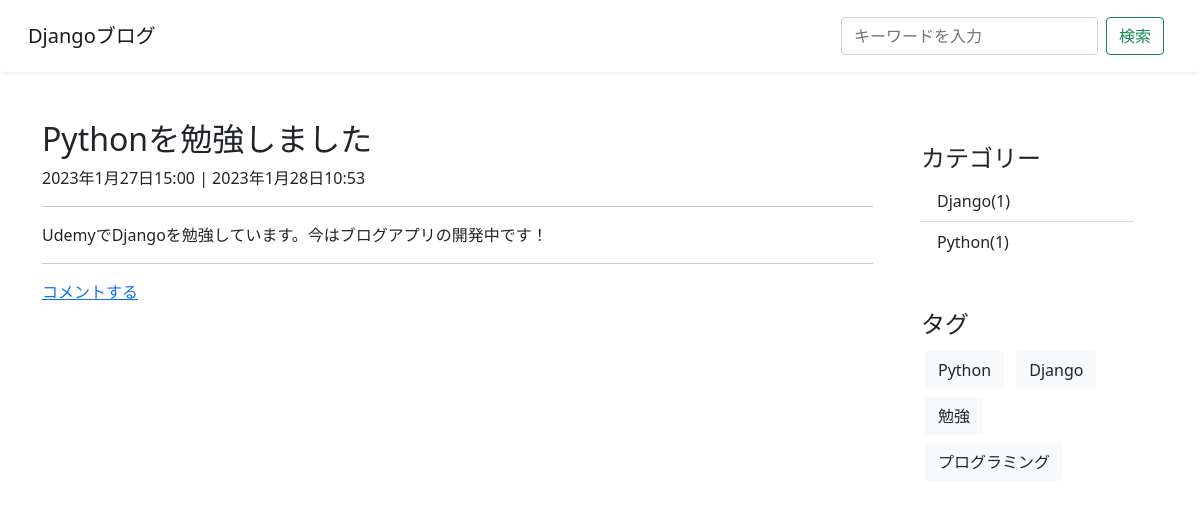
/post/1, run on the app's committed database.
### blog/models.py (models this page shows, shortened)
class Post(models.Model):
    title = models.CharField(verbose_name="タイトル", max_length=200)
    content = models.TextField(verbose_name="本文")
    image = models.ImageField(verbose_name="画像", upload_to='uploads/', null=True, blank=True)
    created_at = models.DateTimeField(verbose_name="作成日", auto_now_add=True)
    updated_at = models.DateTimeField(verbose_name="更新日", auto_now=True)
    is_published = models.BooleanField(verbose_name="公開設定", default=False)
    category = models.ForeignKey(Category, verbose_name="カテゴリー", on_delete=models.PROTECT, null=True, blank=True)
    tag = models.ManyToManyField(Tag, verbose_name="タグ", blank=True)
    class Meta:
        verbose_name = "記事"
        verbose_name_plural = "記事"

class Category(models.Model):
    name = models.CharField(verbose_name="カテゴリー", max_length=255)
    slug = models.SlugField(verbose_name="URL", unique=True)
    class Meta:
        verbose_name = "カテゴリー"
        verbose_name_plural = "カテゴリー"

class Tag(models.Model):
    name = models.CharField(verbose_name="タグ", max_length=255)
    slug = models.SlugField(verbose_name="URL", unique=True)
    class Meta:
        verbose_name = "タグ"
        verbose_name_plural = "タグ"

### blog/views.py (the view)
# urls.py: path('post/<int:pk>', PostDetailView.as_view(), name='post-detail'),
class PostDetailView(DeleteView):
    model = Post
    template_name = "blog/post_detail.html"
    def get_object(self, queryset=None):
        post = super().get_object(queryset) #ここで詳細記事を返している
        if post.is_published or self.request.user.is_authenticated:
            return post
        else:
            raise Http404

### blog/context_processors.py (called while the page is built)
def common(request):
    context = {
        "categories": Category.objects.annotate(
          count=Count("post", Q(post__is_published=True))
        ),
        "tags": Tag.objects.all
    }
    return context

### blog/templates/blog/post_detail.html
{% extends 'blog/base.html' %}
{% block content %}
  <div class="row">
    <div class="col-9">
      <div class="article-area">
        <h2>{{ post.title }}</h2>
        <p>{{ post.created_at }} | {{ post.updated_at }}</p>
        <hr>
        <p>{{ post.content }}</p>
      </div>
      {% include 'blog/snippets/comments.html'%}
      <a href="{% url 'comment' post.pk %}">コメントする</a>
    </div>
    <div class="col-3">
      {% include "blog/snippets/sidebar.html" %}
    </div>
  </div>
{% endblock %}

### blog/templates/blog/snippets/sidebar.html
<div class="p-4 category">
  <h4>カテゴリー</h4>
  <ul class="list-group list-group-flush">
    {% for category in categories %}
      {% if category.count > 0 %}
        <li class="list-group-item">
          <a href="{% url 'category-post-list' category.slug %}">
            {{ category.name }}({{ category.count }})
          </a>
        </li>
      {% endif %}
    {% endfor %}
  </ul>
</div>
<div class="p-4">
  <h4>タグ</h4>
  {% for tag in tags %}
      <a class="btn bg-light text-dark m-1" href="{% url 'tag-post-list' tag.slug %}">
        {{ tag.name }}
      </a>
  {% endfor %}
</div>

### blog/static/blog/css/style.css (style rules this page uses)
div.category > ul > li a { color: #212529; text-decoration: none; }

### data on the page
Post: title "Pythonを勉強しました", created_at "2023年1月27日15:00", updated_at "2023年1月28日10:53", content "UdemyでDjangoを勉強しています。今はブログアプリの開発中です！"
Category: name "Django", count "1"
Category: name "Python", count "1"
Tag: name "Python"
Tag: name "Django"
Tag: name "勉強"
Tag: name "プログラミング"
